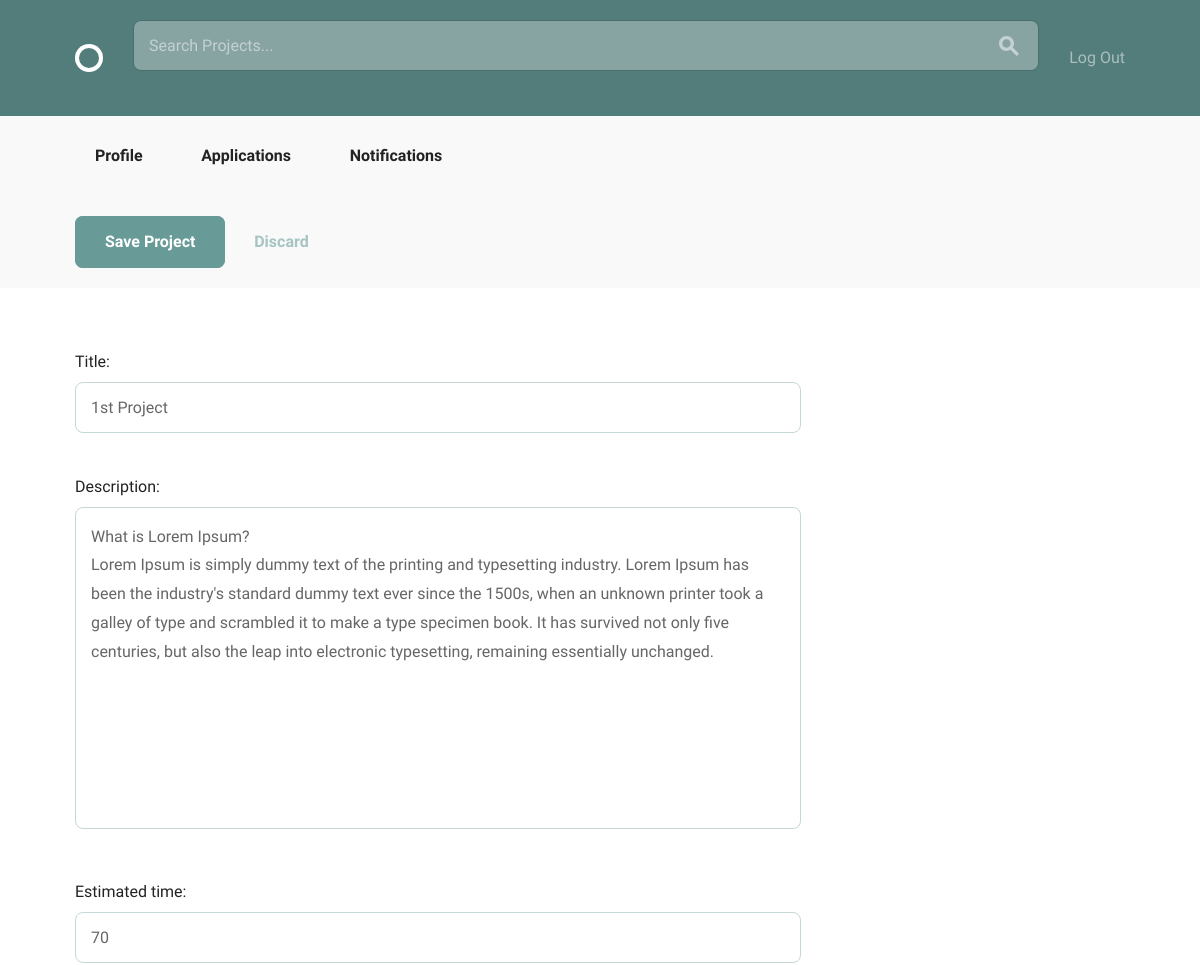
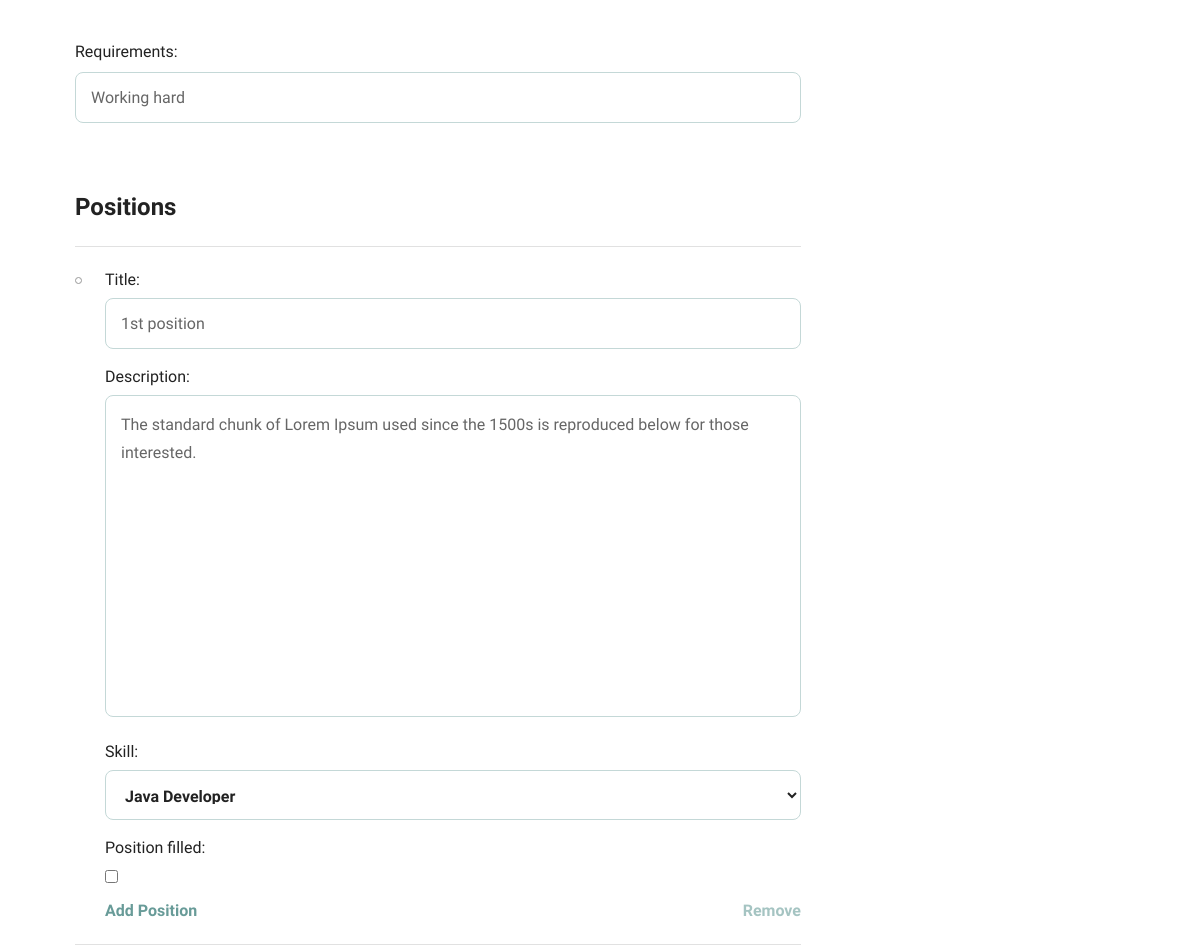
The app's page /projects/6/edit/ (signed in, upper part), older data (2 pictures, top to bottom).
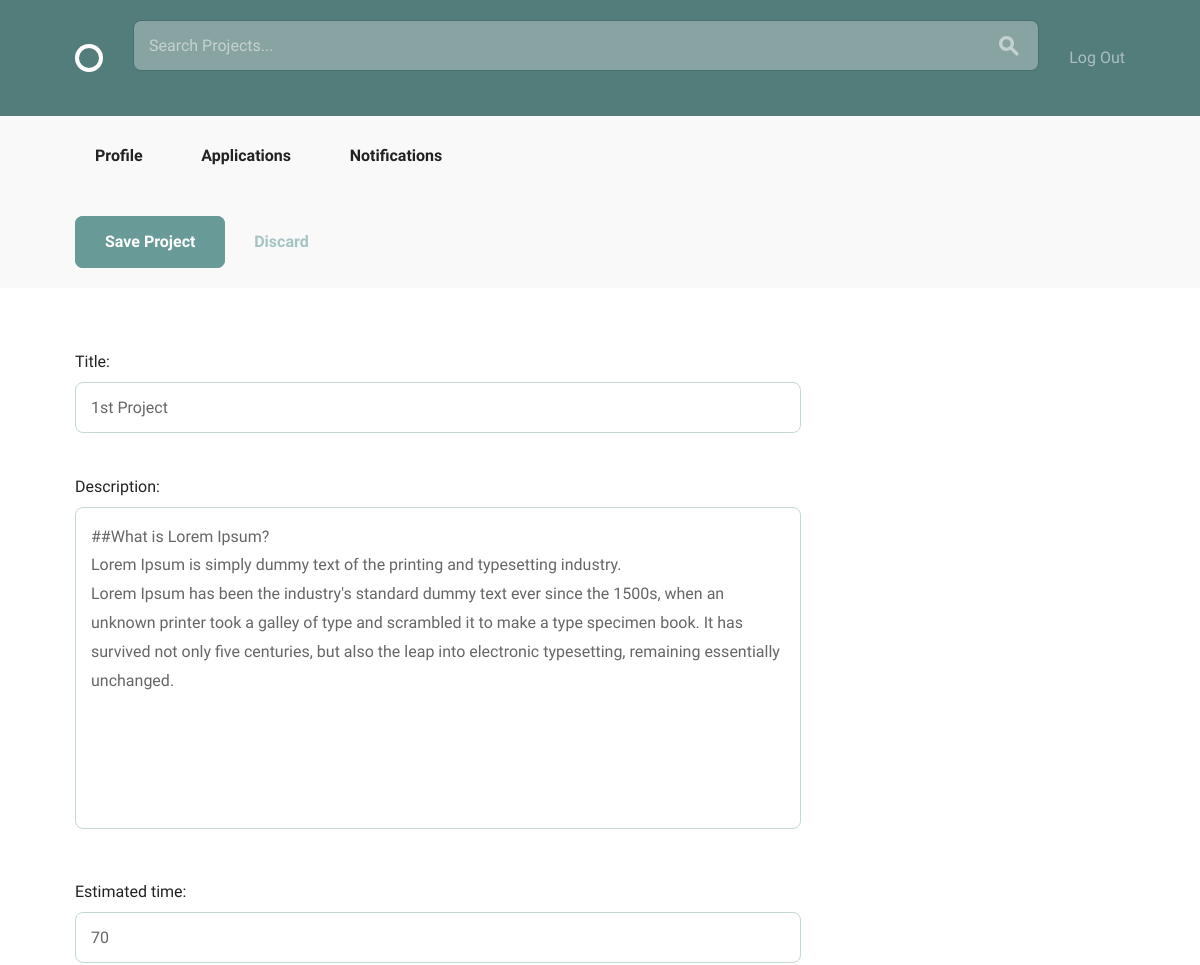
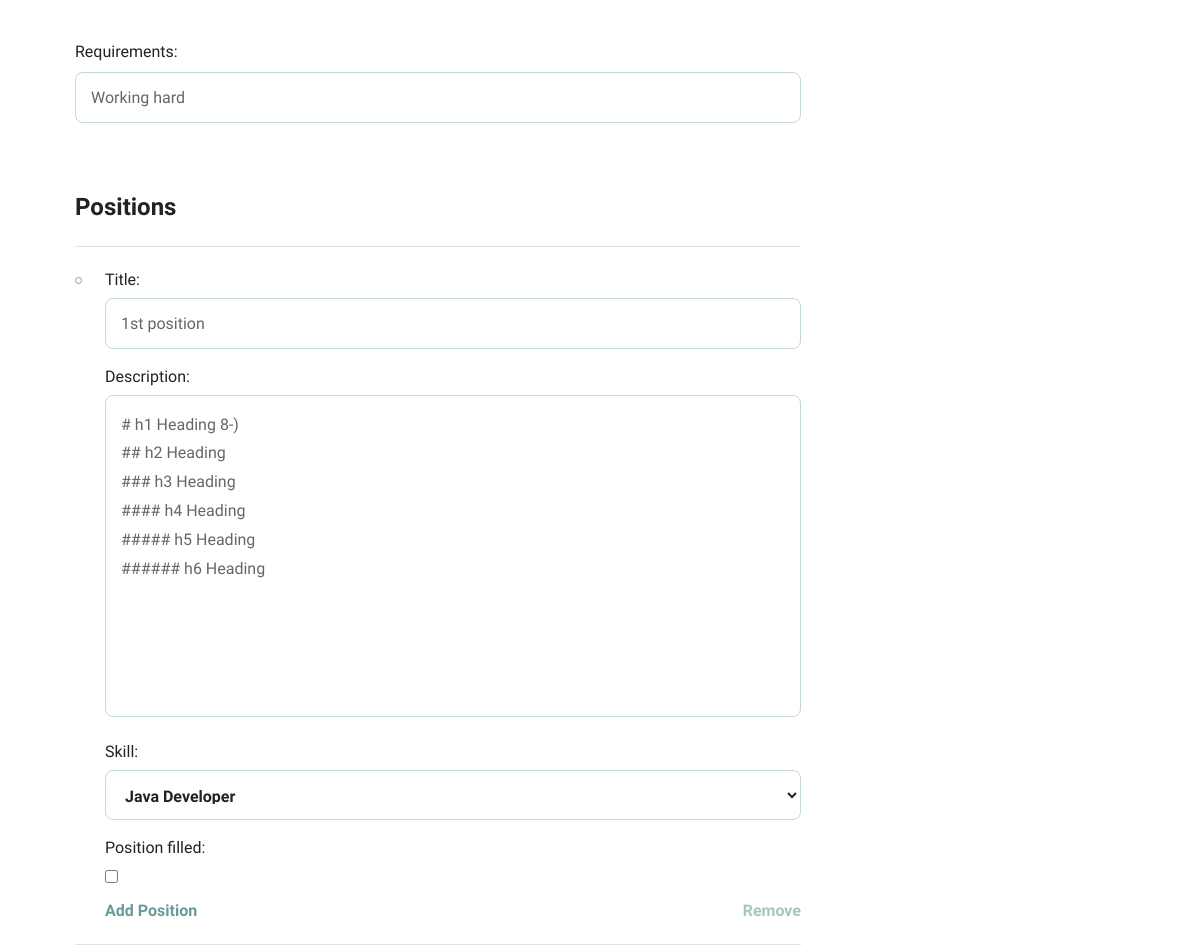
The same page, newer data (2 pictures, top to bottom).
### projects/models.py (models this page shows, shortened)
class Project(models.Model):
    user = models.ForeignKey(settings.AUTH_USER_MODEL, null=True)
    title = models.CharField(max_length=100)
    description = models.TextField(max_length=500)
    estimated_time = models.IntegerField()
    requirements = models.CharField(max_length=100)

### projects/views.py (the view, shortened to what this page needs)
# urls.py: url(r"^(?P<pk>\d+)/edit/$", views.edit_project, name="project_edit"),
@login_required
def edit_project(request, pk):
    try:
        project = get_object_or_404(models.Project, pk=pk)
    except ObjectDoesNotExist:
        project = None
    form = forms.ProjectForm(instance=project)
    position_formset = forms.PositionFormSet(
        queryset=models.Position.objects.filter(project_id=pk)
    )
    return render(request, 'projects/project_form.html', {
                'form': form,
                'position_formset': position_formset
            })

### projects/forms.py
class ProjectForm(forms.ModelForm):
    class Meta:
        model = models.Project
        fields = [
            "title",
            "description",
             "estimated_time",
             "requirements"
        ]

### projects/templates/projects/project_form.html (shortened to what this page needs)
{% extends "layout.html" %}
{% load static from staticfiles %}
{% block body_content %}
<form method="POST">
    <div class="circle--actions--bar">
        <div class="bounds">
            <div class="grid-100">
                <input type="submit" class="button button-primary" value="Save Project"/>
                <a class="button button-text" href="{% url 'home' %}">Discard</a>
            </div>
        </div>
    </div>
    <div class="bounds circle--page circle--article">
        <div class="grid-70">
            <div class="circle--article--body">
                {{ form.as_p }}
            </div>
            <div class="circle--project--positions">
                <h2>Positions</h2>
                    <ul class="circle--group--list circle--clone--list">
                        {% for position in position_formset %}
                            <li>
                                {{ position }}
                                <br>
                                <a class="circle--clone--add">Add Position</a>
                                <a class="circle--clone--remove">Remove</a>
                            </li>
                        {% endfor %}
                    </ul>
            </div>
        </div>
    </div>
</form>
{% endblock %}

Row changes from the older to the newer data that the page shows:
changed Project "1st Project": description "What is Lorem Ipsum? Lorem…" → "##What is Lorem Ipsum? Lorem…"
Text that changed along with them:
form field position: "The standard chunk of Lorem Ipsum used since the 1500s is reproduced below for those interested." → "# h1 Heading 8-) ## h2 Heading ### h3 Heading #### h4 Heading ##### h5 Heading ###### h6 Heading"
